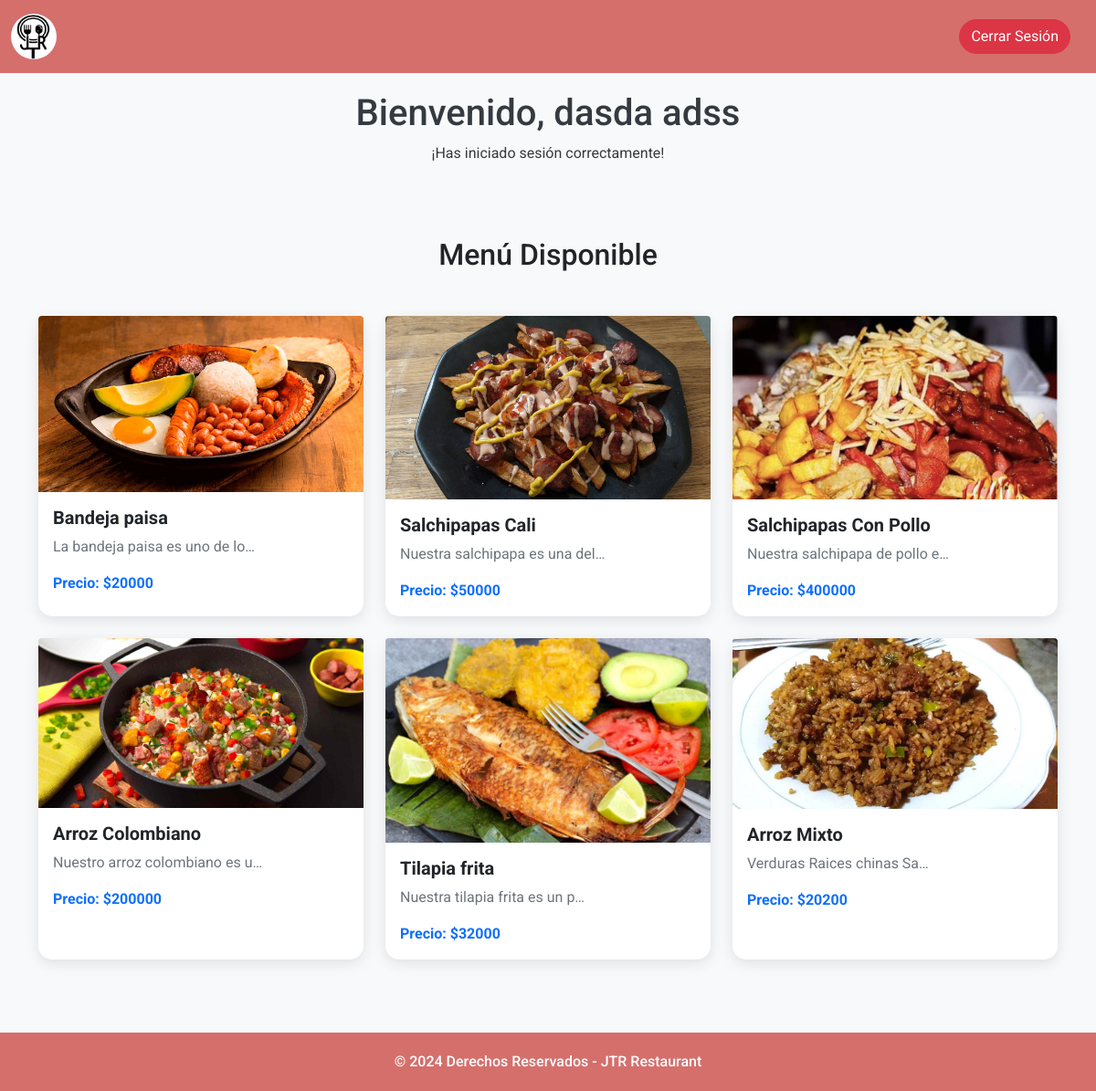
The app's page /empleados/home/ (signed in) with its own data.
### empleados/models.py (models this page shows, shortened)
class Empleado(models.Model):
    nombres = models.CharField(max_length=100)
    apellidos = models.CharField(max_length=100)
    cargoLaboral = models.CharField(max_length=100)
    fechaInicio = models.DateField()
    sueldo = models.IntegerField()
    telefono = models.IntegerField()
    correo = models.EmailField(max_length=50, unique=True)
    direccion = models.CharField(max_length=70)
    contracenia = models.CharField(max_length=255)

### reserva/models.py (models this page shows, shortened)
class Menu(models.Model):
    imagen = models.ImageField(upload_to='jtrRestaurant/images/')
    nombre_plato = models.CharField(max_length=255)
    descripcion = models.TextField()
    precio = models.BigIntegerField()

### empleados/views.py (the view)
# urls.py: 2. Add a URL to urlpatterns:  path('', views.home, name='home')
def home(request):
    user_id = request.session.get('user_id')  # Obtén el ID del usuario desde la sesión
    if not user_id:
        return redirect('empleados_login')  # Redirige al login si no está autenticado
    empleado = Empleado.objects.get(id=user_id)  # Obtén los datos del empleado
    menu = Menu.objects.all()
    return render(request, 'home.html', {'menu': menu, 'user': empleado})

### empleados/templates/home.html (shortened to what this page needs)
<!DOCTYPE html>
<html lang="en">
<head>
    <link href="https://cdn.jsdelivr.net/npm/bootstrap@5.1.3/dist/css/bootstrap.min.css" rel="stylesheet">
</head>
<body>
    <header>
        <nav class="navbar navbar-expand-lg fixed-top">
            <div class="container-fluid">
                <a class="navbar-brand" href="#"><img src="/static/img/JTR-cop.png" alt="Logo"></a>
                <div class="offcanvas offcanvas-end" tabindex="-1" id="offcanvasNavbar" aria-labelledby="offcanvasNavbarLabel">
                    <div class="offcanvas-body">
                        <ul class="navbar-nav justify-content-end flex-grow-1 pe-3">
                            <li class="nav-item">
                                <a href="{% url 'empleados_login' %}" class="btn btn-danger">Cerrar Sesión</a>
                            </li>
                        </ul>
                    </div>
                </div>
            </div>
        </nav>
    </header>
    <main>
        <div class="welcome-message">
            <h1>Bienvenido, {{ user.nombres }} {{ user.apellidos }}</h1>
            <p>¡Has iniciado sesión correctamente!</p>
        </div>
        <section class="menuDisponible">
            <h2 class="text-center mb-5">Menú Disponible</h2>
            <div class="container">
                <div class="row row-cols-1 row-cols-md-3 g-4">
                    {% for menu in menu %}
                    <div class="col">
                        <div class="card h-100" data-bs-toggle="modal" data-bs-target="#menuModal{{ menu.id }}">
                            <img src="{{ menu.imagen.url }}" class="card-img-top img-fluid rounded-top" alt="{{ menu.titulo }}">
                            <div class="card-body">
                                <h5 class="card-title">{{ menu.nombre_plato }}</h5>
                                <p class="card-text">{{ menu.descripcion|striptags|truncatechars:30 }}</p>
                                <p class="card-text fw-bold text-primary">Precio: ${{ menu.precio }}</p>
                            </div>
                        </div>
                    </div>
                    {% endfor %}
                </div>
            </div>
        </section>
    </main>
    <footer>
        <p>© 2024 Derechos Reservados - JTR Restaurant</p>
    </footer>
</body>
</html>

### empleados/templates/home.html (style rules this page uses)
body { background-color: #f8f9fa; font-family: 'Roboto', sans-serif; display: flex; flex-direction: column; min-height: 100vh; }
nav { height: 80px; background-color: #d56f6c; color: white; }
nav img { width: 50px; height: 50px; border-radius: 50%; }
.menuDisponible { margin: 80px auto; }
.card { border: none; border-radius: 15px; box-shadow: 0 4px 15px rgba(0, 0, 0, 0.1); transition: transform 0.3s ease, box-shadow 0.3s ease; }
.card-title { font-weight: 700; }
.card-text { color: #6c757d; }
.btn-danger { border-radius: 20px; }
.welcome-message { text-align: center; margin-top: 100px; color: #343a40; }
footer { background-color: #d56f6c; color: white; text-align: center; padding: 20px; margin-top: auto; }
footer p { margin: 0; font-weight: 500; }

### records on screen
Empleado: nombres "dasda", apellidos "adss"
Menu: imagen (picture), nombre_plato "Bandeja paisa", descripcion "La bandeja paisa es uno de lo…", precio "20000"
Menu: imagen (picture), nombre_plato "Salchipapas Cali", descripcion "Nuestra salchipapa es una del…", precio "50000"
Menu: imagen (picture), nombre_plato "Salchipapas Con Pollo", descripcion "Nuestra salchipapa de pollo e…", precio "400000"
Menu: imagen (picture), nombre_plato "Arroz Colombiano", descripcion "Nuestro arroz colombiano es u…", precio "200000"
Menu: imagen (picture), nombre_plato "Tilapia frita", descripcion "Nuestra tilapia frita es un p…", precio "32000"
Menu: imagen (picture), nombre_plato "Arroz Mixto", descripcion "Verduras Raices chinas Sa…", precio "20200"
